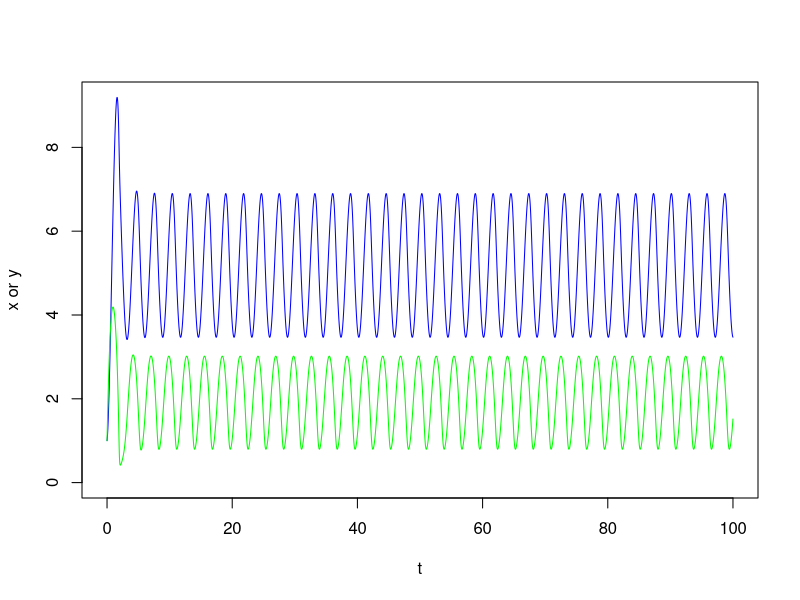
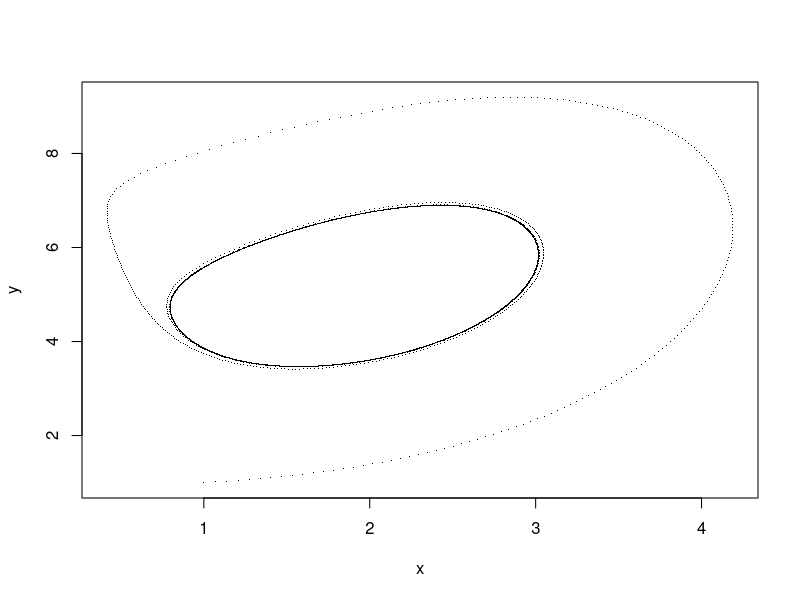
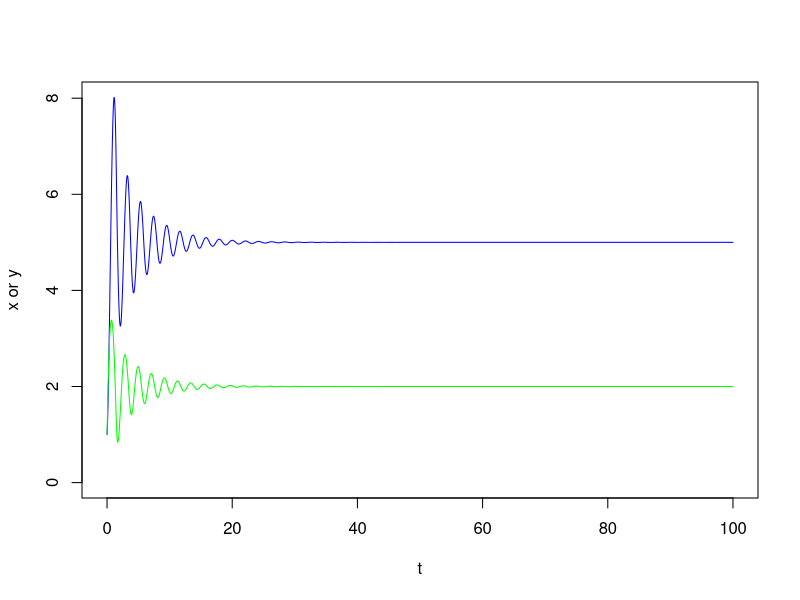
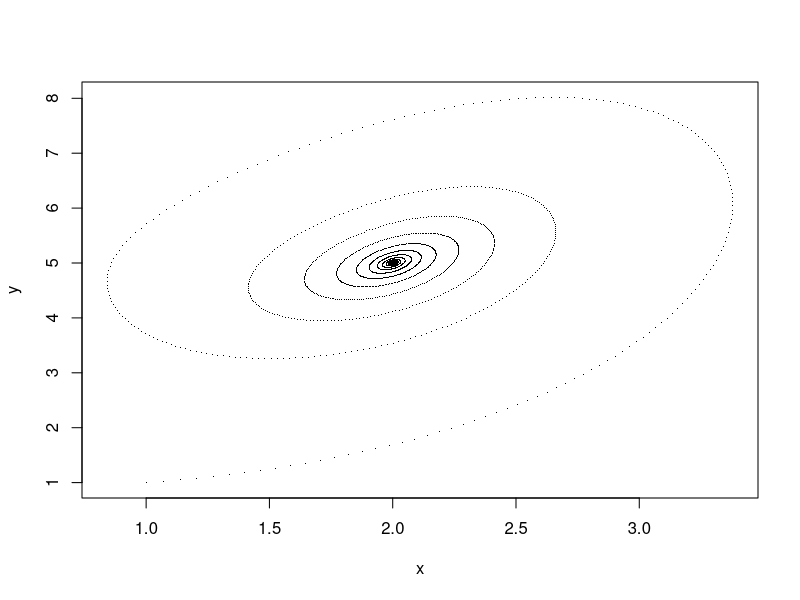

Write the R code that produced these figures, in order.
library(deSolve)

parameters <- c(a = 10, b = 2.5)
state <- c(x = 1, y = 1)
oscillator <- function(tau, state, parameters) {
  with (as.list(c(state, parameters)), {
    dx <- a - x - 4 * x * y / (1 + x ^ 2)
    dy <- b * (x - x * y / (1 + x ^ 2))
    
    list(c(dx, dy))
  })
  
}

times <- seq(0, 100, by = 0.01)

out <-
  ode(
    y = state,
    times = times,
    func = oscillator,
    parms = parameters
  )

ylim = c(0, max(out[, "x"], out[, "y"]))
plot(x=times, y=out[, "y"], type="l", col="blue", xlab="t", ylab="x or y", ylim=ylim)
lines(x=times, y=out[, "x"], col="green")
plot(out[, "x"], out[, "y"], pch=".", xlab="x", ylab="y")

# Choose parameters a and b
# Fix a and find various values of b.
a <- 10
critical_b <- 3*a/5 - 25/a
cat(paste("critical b", critical_b))
# We have already considered a value of b lower than critical b. Now consider a
# higher value, say b = 4.5
parameters <- c(a = 10, b = 4.5)

out <-
  ode(
    y = state,
    times = times,
    func = oscillator,
    parms = parameters
  )

ylim = c(0, max(out[, "x"], out[, "y"]))
plot(x=times, y=out[, "y"], type="l", col="blue", xlab="t", ylab="x or y", ylim=ylim)
lines(x=times, y=out[, "x"], col="green")
plot(out[, "x"], out[, "y"], pch=".", xlab="x", ylab="y")
